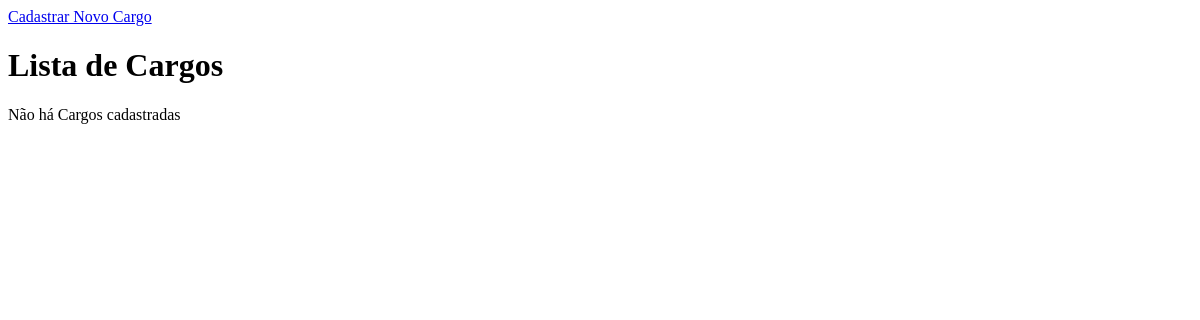
/people/listar_cargo/, run on an earlier commit of the app's database.
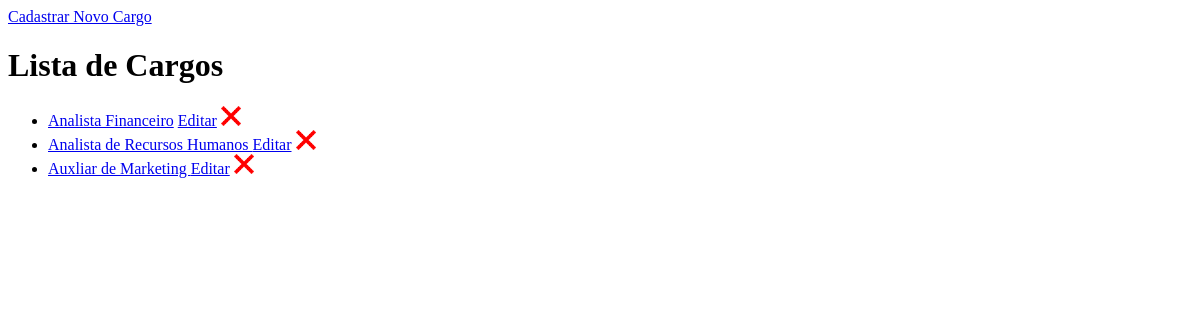
And on a later commit of the database.
### people/models/pessoa.py (models this page shows)
class Cargo(models.Model):
	nomeCargo 		= models.CharField(max_length=30, null=True)
	descricaoCargo 	= models.CharField(max_length=200, null=True)

### people/views/people_views.py (the view)
# urls.py: path('listar_cargo/', pv.listar_cargo, name="listar_cargo"),
def listar_cargo(request):
	result = Cargo.objects.all()
	template = loader.get_template('listar_cargo.html')
	context = {
		'lista' : result,
	}
	return HttpResponse(template.render(context, request))

### people/templates/listar_cargo.html (shortened to what this page needs)
<a href="/people/cadastrar_cargo">Cadastrar Novo Cargo</a>
<h1>Lista de Cargos </h1>
{% load static %}
{% if lista %}
	<ul>
	{% for cargo in lista %}
		<li>
			<a href="{% url 'detalhar_cargo' cargo.id %}">{{cargo.nomeCargo}}</a>
			<a href="{% url 'alterar_cargo' cargo.id %}">Editar</a>
			<a href="{% url 'excluir_cargo' cargo.id %}">
				<img src="{% static 'excluir.png' %}" width="20" height="20">
			</a>
		</li>
	{% endfor %}
	</ul>
{% else %}
	<p>Não há Cargos cadastradas</p>
{% endif %}

What changed in the data, as far as the page shows it:
added Cargo: nomeCargo "Analista Financeiro"
added Cargo: nomeCargo "Analista de Recursos Humanos"
added Cargo: nomeCargo "Auxliar de Marketing"
Also different on the page:
text no longer shown: "Não há Cargos cadastradas"
